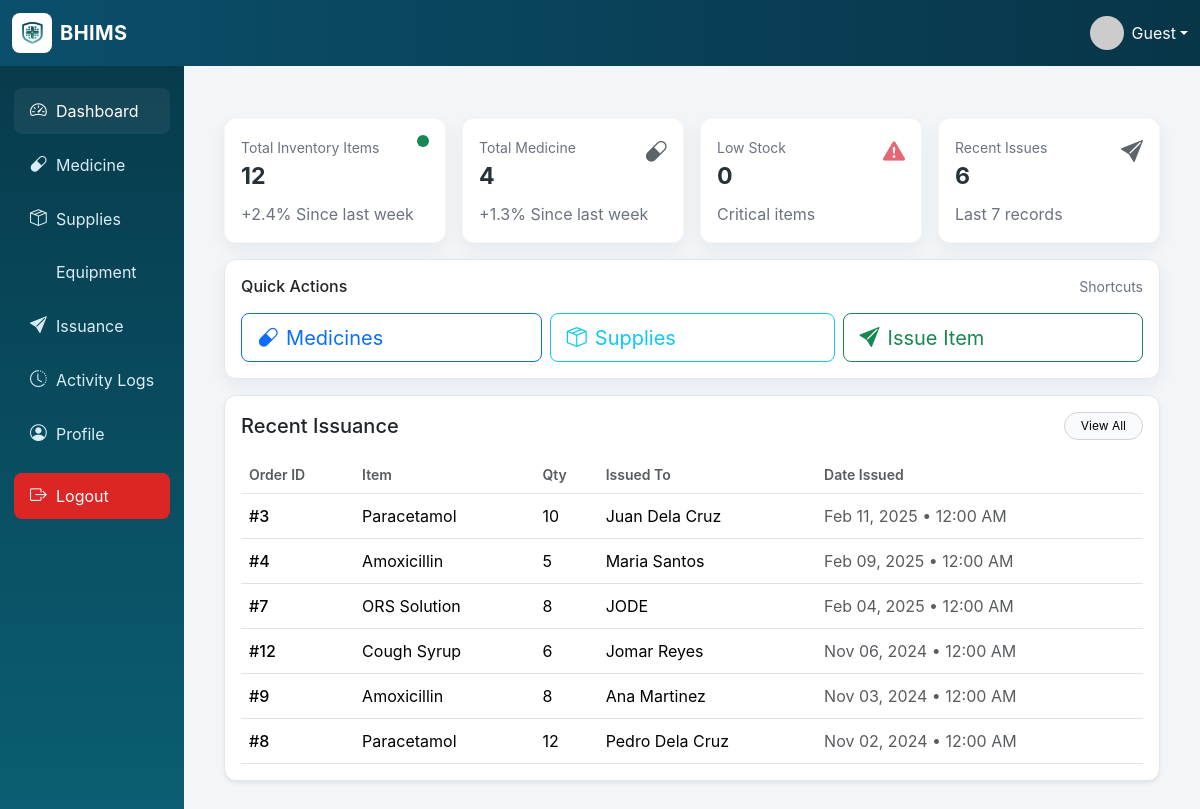
/dashboard.php, run on an earlier commit of the app's database.
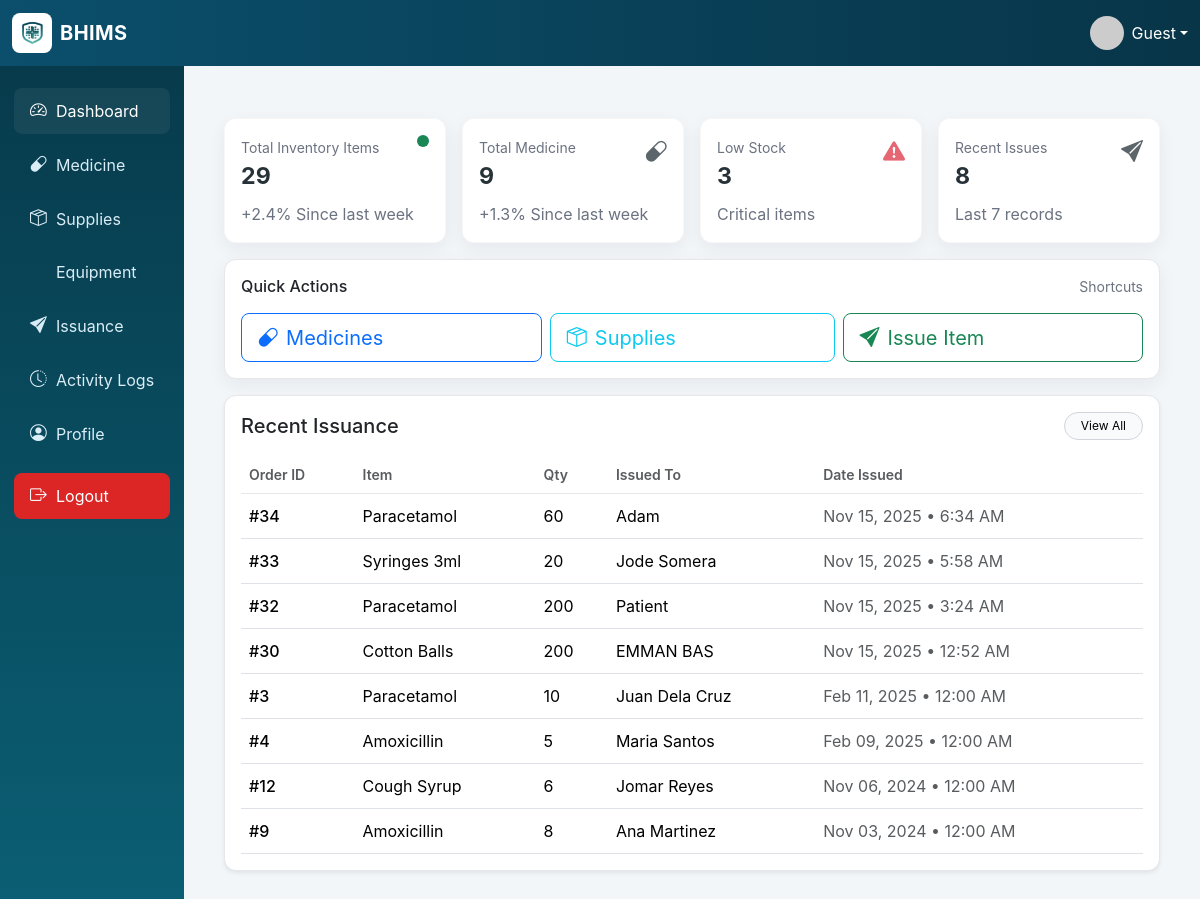
And on a later commit of the database.
### tables this page shows
CREATE TABLE `issuance` (
  `issue_id` int(11) NOT NULL,
  `category` enum('Medicine','Supply') DEFAULT NULL,
  `item_code` varchar(100) DEFAULT NULL,
  `item_name` varchar(255) DEFAULT NULL,
  `quantity_issued` int(11) DEFAULT NULL,
  `issued_to` varchar(255) DEFAULT NULL,
  `purpose` text DEFAULT NULL,
  `issued_by` int(11) DEFAULT NULL,
  `date_issued` datetime DEFAULT current_timestamp()
);

### functions.php (called while the page is built, shortened)
<?php
require_once 'config.php';
function count_table($table) {
    global $mysqli;
    $res = $mysqli->query("SELECT COUNT(*) as cnt FROM $table");
    $r = $res->fetch_assoc();
    return intval($r['cnt']);
}
function low_stock_alerts() {
    global $mysqli;
    $alerts = array();
    $stmt = $mysqli->prepare('SELECT med_id, item_name, quantity FROM medicine WHERE quantity <= 5');
    $stmt->execute();
    $res = $stmt->get_result();
    while ($row = $res->fetch_assoc()) $alerts[] = array('type'=>'Medicine','item_name'=>$row['item_name'],'qty'=>$row['quantity']);
    $stmt = $mysqli->prepare('SELECT supply_id, item_name, quantity FROM supplies WHERE quantity <= 5');
    $stmt->execute();
    $res = $stmt->get_result();
    while ($row = $res->fetch_assoc()) $alerts[] = array('type'=>'Supply','item_name'=>$row['item_name'],'qty'=>$row['quantity']);
    return $alerts;
}
?>

### dashboard.php (the view, shortened to what this page needs)
<?php
require_once 'header.php';
require_once 'functions.php';
$total_med = count_table('medicine');
$total_sup = count_table('supplies');
$total_eq = count_table('equipment');
$alerts = low_stock_alerts();
$stmt = $mysqli->prepare(
  'SELECT issue_id, category, item_name, quantity_issued, issued_to, date_issued
   FROM issuance ORDER BY date_issued DESC LIMIT 8'
);
$stmt->execute();
$issued = $stmt->get_result()->fetch_all(MYSQLI_ASSOC);
?>
<div class="container-fluid dashboard-v2 py-4">
  <div class="row g-3 mb-3 align-items-stretch">
    <div class="col-md-3">
      <div class="metric-card h-100 p-3">
        <div class="d-flex justify-content-between align-items-start">
          <div>
            <small class="muted">Total Inventory Items</small>
            <div class="metric-big"><?php echo ($total_med + $total_sup + $total_eq) ?></div>
          </div>
          <div class="metric-dot bg-success"></div>
        </div>
        <div class="muted mt-2">+2.4% Since last week</div>
      </div>
    </div>
    <div class="col-md-3">
      <div class="metric-card h-100 p-3">
        <div class="d-flex justify-content-between align-items-start">
          <div>
            <small class="muted">Total Medicine</small>
            <div class="metric-big"><?php echo $total_med ?></div>
          </div>
          <i class="bi bi-capsule metric-icon"></i>
        </div>
        <div class="muted mt-2">+1.3% Since last week</div>
      </div>
    </div>
    <div class="col-md-3">
      <div class="metric-card h-100 p-3">
        <div class="d-flex justify-content-between align-items-start">
          <div>
            <small class="muted">Low Stock</small>
            <div class="metric-big"><?php echo count($alerts) ?></div>
          </div>
          <i class="bi bi-exclamation-triangle-fill metric-icon text-danger"></i>
        </div>
        <div class="muted mt-2">Critical items</div>
      </div>
    </div>
    <div class="col-md-3">
      <div class="metric-card h-100 p-3">
        <div class="d-flex justify-content-between align-items-start">
          <div>
            <small class="muted">Recent Issues</small>
            <div class="metric-big"><?php echo count($issued) ?></div>
          </div>
          <i class="bi bi-send-fill metric-icon"></i>
        </div>
        <div class="muted mt-2">Last 7 records</div>
      </div>
    </div>
  </div>
  <div class="row g-3 mb-3">
    <div class="col-12">
      <div class="card p-3 small-widget-card h-100">
        <div class="d-flex justify-content-between align-items-center mb-3">
          <h6 class="mb-0">Quick Actions</h6>
          <small class="muted">Shortcuts</small>
        </div>
        <div class="d-flex flex-column flex-md-row gap-2">
          <a href="medicine.php" class="btn btn-outline-primary btn-lg flex-fill text-start">
            <i class="bi bi-capsule me-2"></i> Medicines
          </a>
          <a href="supplies.php" class="btn btn-outline-info btn-lg flex-fill text-start">
            <i class="bi bi-box-seam me-2"></i> Supplies
          </a>
          <a href="issuance.php" class="btn btn-outline-success btn-lg flex-fill text-start">
            <i class="bi bi-send-fill me-2"></i> Issue Item
          </a>
        </div>
      </div>
    </div>
  </div>
  <div class="card p-3 recent-orders shadow-sm border-0 rounded-3">
    <div class="d-flex justify-content-between align-items-center mb-3">
      <h5 class="mb-0">Recent Issuance</h5>
      <a href="issuance.php" class="btn btn-sm btn-light px-3 py-1 rounded-pill view-all-btn">
        View All
      </a>
    </div>
    <div class="table-responsive">
      <table class="table table-hover clean-table align-middle mb-0">
        <thead>
          <tr>
            <th class="text-muted small fw-semibold">Order ID</th>
            <th class="text-muted small fw-semibold">Item</th>
            <th class="text-muted small fw-semibold">Qty</th>
            <th class="text-muted small fw-semibold">Issued To</th>
            <th class="text-muted small fw-semibold">Date Issued</th>
          </tr>
        </thead>
        <tbody>
          <?php if (!empty($issued)): ?>
            <?php foreach ($issued as $it): ?>
              <tr>
                <td class="fw-medium">#<?php echo htmlspecialchars($it['issue_id']); ?></td>
                <td><?php echo htmlspecialchars($it['item_name']); ?></td>
                <td><?php echo (int)$it['quantity_issued']; ?></td>
                <td><?php echo htmlspecialchars($it['issued_to']); ?></td>
                <td class="text-muted">
                  <?php echo date("M d, Y • g:i A", strtotime($it['date_issued'])); ?>
                </td>
              </tr>
            <?php endforeach; ?>
          <?php endif; ?>
        </tbody>
      </table>
    </div>
  </div>
</div>

### header.php (shortened to what this page needs)
<?php
$current_user_name = $_SESSION['name'] ?? 'Guest';
?>
<!doctype html>
<html>
<head>
  <link href="https://cdn.jsdelivr.net/npm/bootstrap@5.3.2/dist/css/bootstrap.min.css" rel="stylesheet">
  <link href="https://cdn.jsdelivr.net/npm/bootstrap-icons@1.11.3/font/bootstrap-icons.css" rel="stylesheet">
  <link href="assets/css/style.css" rel="stylesheet">
 <link rel='stylesheet' href='https://cdn-uicons.flaticon.com/3.0.0/uicons-solid-rounded/css/uicons-solid-rounded.css'>
</head>
<body>
<nav class="navbar navbar-expand-lg topnav">
  <div class="container-fluid d-flex justify-content-between align-items-center">
    <a class="navbar-brand d-flex align-items-center" href="dashboard.php">
      <div class="logo-wrapper">
        <img src="img/logo/logo.png" alt="" class="logo">
      </div> BHIMS
    </a>
    <div class="dropdown">
      <a class="d-flex align-items-center text-white text-decoration-none dropdown-toggle"
         href="#"
         id="userDropdown"
         data-bs-toggle="dropdown"
         aria-expanded="false">
        <img src="https://ui-avatars.com/api/?name=<?php echo urlencode($current_user_name); ?>&background=0b4f6c&color=fff"
             alt="User"
             class="rounded-circle me-2"
             width="34" height="34">
        <span><?php echo htmlspecialchars($current_user_name); ?></span>
      </a>
    </div>
  </div>
</nav>
<div class="d-flex">
  <div class="sidebar">
    <ul class="nav flex-column px-2">
      <li class="nav-item"><a class="nav-link <?php echo basename($_SERVER['PHP_SELF'])=='dashboard.php' ? 'active':'' ?>" href="dashboard.php"><i class="bi bi-speedometer2"></i> Dashboard</a></li>
      <li class="nav-item"><a class="nav-link <?php echo basename($_SERVER['PHP_SELF'])=='medicine.php' ? 'active':'' ?>" href="medicine.php"><i class="bi bi-capsule"></i> Medicine</a></li>
      <li class="nav-item"><a class="nav-link <?php echo basename($_SERVER['PHP_SELF'])=='supplies.php' ? 'active':'' ?>" href="supplies.php"><i class="bi bi-box-seam"></i> Supplies</a></li>
      <li class="nav-item"><a class="nav-link <?php echo basename($_SERVER['PHP_SELF'])=='equipment.php' ? 'active':'' ?>" href="equipment.php"> <i class="fi fi-sr-stethoscope"></i>Equipment</a></li>
      <li class="nav-item"><a class="nav-link <?php echo basename($_SERVER['PHP_SELF'])=='issuance.php' ? 'active':'' ?>" href="issuance.php"><i class="bi bi-send-fill"></i> Issuance</a></li>
      <li class="nav-item"><a class="nav-link <?php echo basename($_SERVER['PHP_SELF'])=='logs.php' ? 'active':'' ?>" href="logs.php"><i class="bi bi-clock-history"></i> Activity Logs</a></li>
      <li class="nav-item"><a class="nav-link <?php echo basename($_SERVER['PHP_SELF'])=='profile.php' ? 'active':'' ?>" href="profile.php"><i class="bi bi-person-circle"></i> Profile</a></li>
      <li class="nav-item mt-2"><a class="nav-link logout" href="logout.php"><i class="bi bi-box-arrow-right"></i> Logout</a></li>
    </ul>
  </div>
  <div class="content-wrap" style="flex:1;">

### assets/css/style.css (style rules this page uses)
body { font-family: "Inter", system-ui, -apple-system, "Segoe UI", Roboto, "Helvetica Neue", Arial; background: #f3f6f9; color: #263238; }
.navbar { background: linear-gradient(90deg, #0b4f6c, #083548); color: #fff; }
.navbar .navbar-brand { color: #fff; font-weight: 700; letter-spacing: 0.4px; }
.sidebar { background: linear-gradient(180deg, #073b4c, #0b5f74); color: #e6f7ff; min-height: calc(100vh - 56px); padding-top: 18px; }
.sidebar .nav-link { color: rgba(230, 247, 255, 0.95); padding: 0.65rem 1rem; border-radius: 8px; margin: 4px 6px; display: flex; align-items: center; }
.sidebar .nav-link:hover, .sidebar .nav-link.active { background: rgba(255, 255, 255, 0.06); color: #fff; }
.sidebar .nav-link i { font-size: 1.05rem; width: 26px; }
.content-wrap { padding: 28px; }
.table thead th { background: transparent; color: #0b4f6c; font-weight: 700; border-bottom: 2px solid #e9eef3; }
.table tbody tr td { vertical-align: middle; }
.logout { background-color: #dc2626; color: #ffffff !important; }

### header.php (style rules this page uses)
.logo-wrapper { width: 40px; height: 40px; background: #fff; display: flex; justify-content: center; align-items: center; border-radius: 8px; margin-right: 8px; }
.logo-wrapper .logo { width: 24px; height: 24px; }

### dashboard.php (style rules this page uses)
.muted { color:#6b7280; }
.fw-medium { font-weight:600; }
.metric-card { background:#fff; border-radius:12px; box-shadow:0 6px 18px rgba(12,18,26,0.06); border:1px solid rgba(15,23,42,0.03); }
.metric-big { font-size:1.45rem; font-weight:700; }
.metric-dot { width:12px; height:12px; border-radius:50%; }
.metric-icon { font-size:22px; opacity:.75; }
.small-widget-card { border-radius:12px; border:1px solid #e5e7eb; box-shadow:0 6px 18px rgba(12,18,26,0.06); background:#fff; }
.small-widget-card .btn { min-height:44px; display:flex; align-items:center; }
.small-widget-card .btn-lg { padding:.55rem 1rem; border-radius:8px; }
.clean-table thead th { border-bottom:1px solid #e5e7eb; padding-bottom:8px; }
.clean-table td { padding-top:10px; padding-bottom:10px; }
.view-all-btn { border:1px solid #d1d5db; background:#f8fafc; font-size:.75rem; transition:.2s; }
.recent-orders { border-radius:12px !important; border:1px solid #e5e7eb !important; }

What changed in the data, as far as the page shows it:
removed issuance: issue_id "7", item_name "ORS Solution", quantity_issued "8", issued_to "JODE", date_issued "Feb 04, 2025 • 12:00 AM"
no longer on this page (row unchanged): issuance: issue_id "8", item_name "Paracetamol", quantity_issued "12", issued_to "Pedro Dela Cruz", date_issued "Nov 02, 2024 • 12:00 AM"
added issuance: issue_id "34", item_name "Paracetamol", quantity_issued "60", issued_to "Adam", date_issued "Nov 15, 2025 • 6:34 AM"
added issuance: issue_id "33", item_name "Syringes 3ml", quantity_issued "20", issued_to "Jode Somera", date_issued "Nov 15, 2025 • 5:58 AM"
added issuance: issue_id "32", item_name "Paracetamol", quantity_issued "200", issued_to "Patient", date_issued "Nov 15, 2025 • 3:24 AM"
added issuance: issue_id "30", item_name "Cotton Balls", quantity_issued "200", issued_to "EMMAN BAS", date_issued "Nov 15, 2025 • 12:52 AM"
Also different on the page:
$total_med + $total_sup + $total_eq: "12" → "29"
$total_med: "4" → "9"
count($alerts): "0" → "3"
count($issued): "6" → "8"
